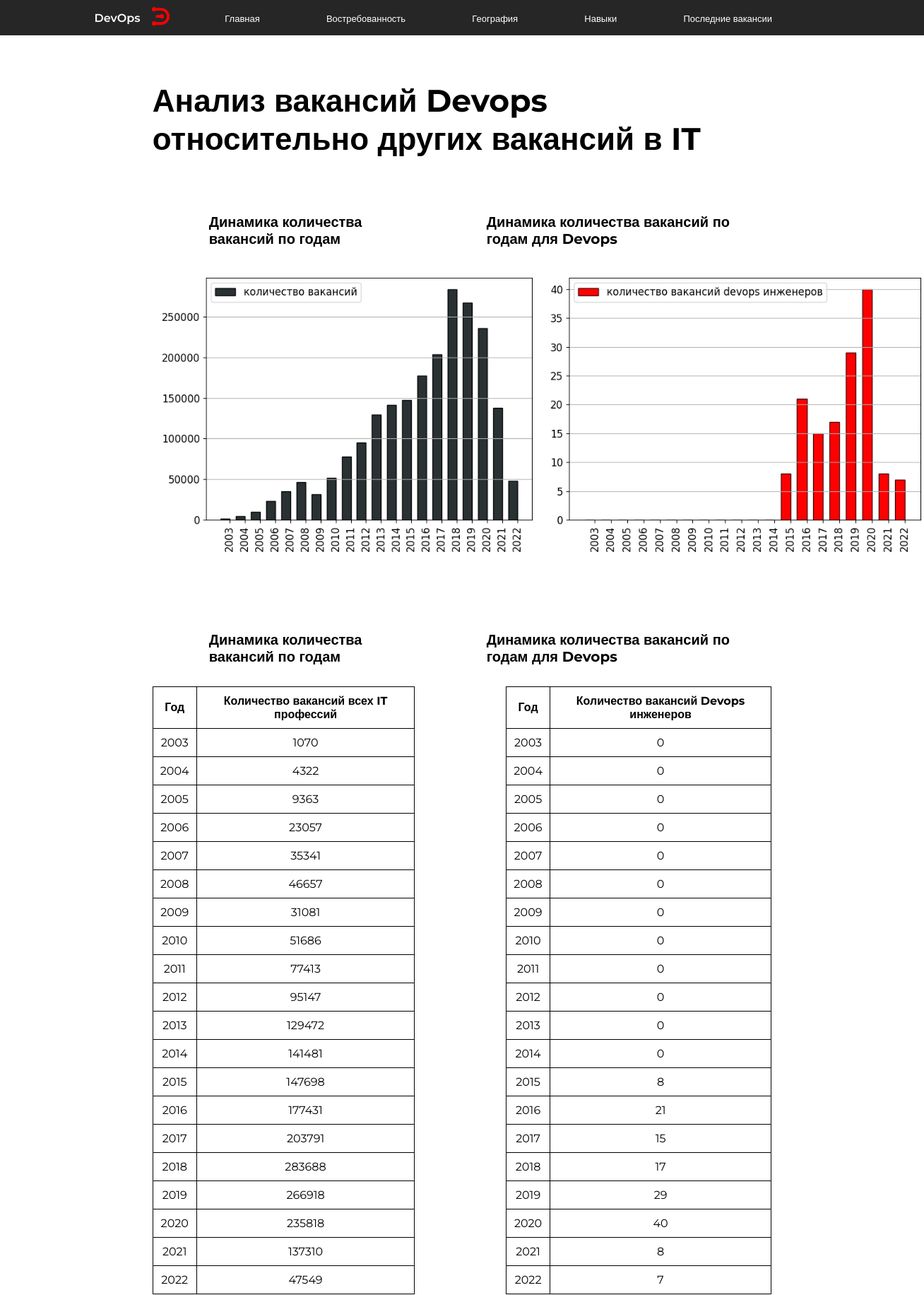
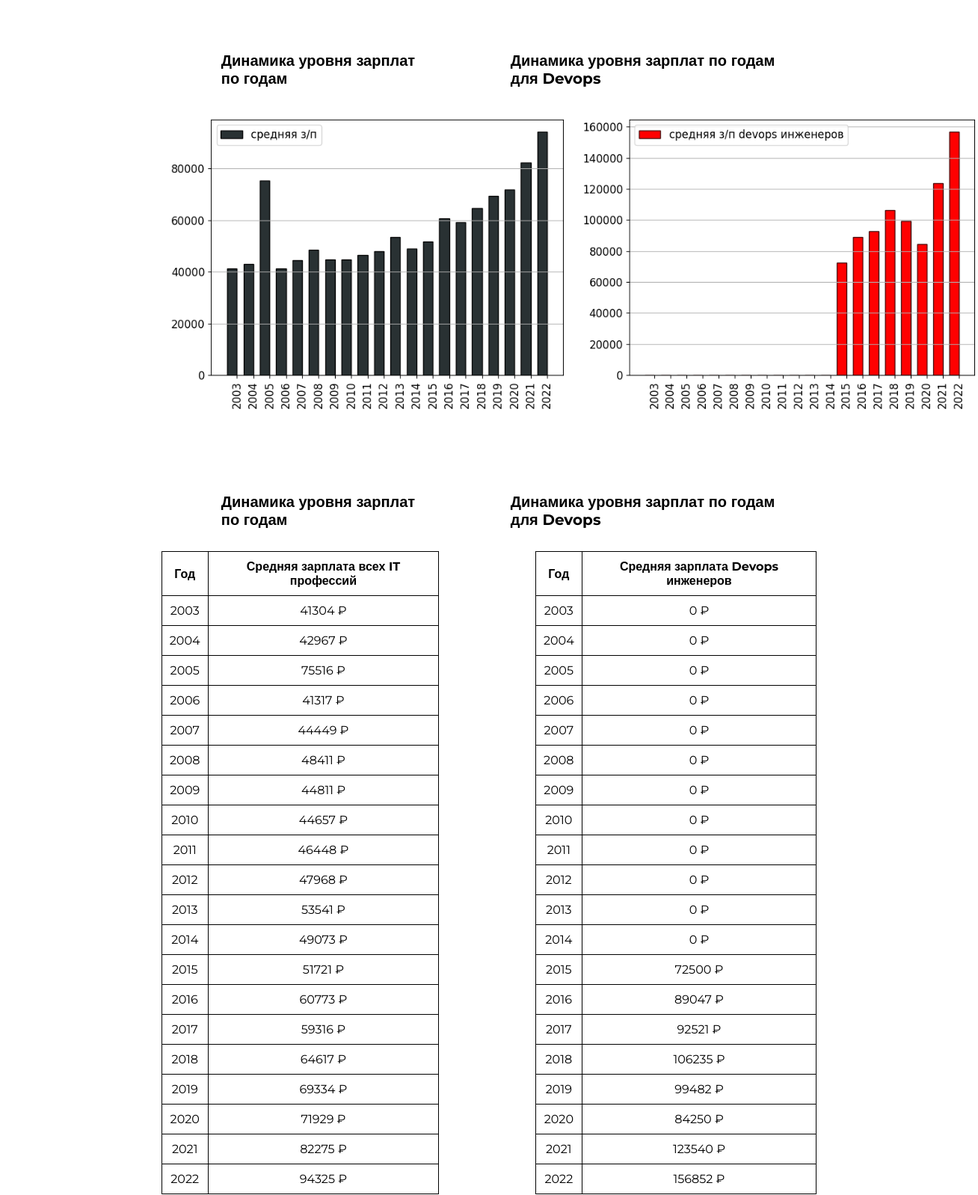
Page /Demand (upper part) on the committed database (2 pictures, top to bottom).
### main/models.py (models this page shows, shortened)
class VacanciesNumberAnalyze(models.Model):
    year = models.PositiveIntegerField('Год')
    number = models.PositiveIntegerField('Количество вакансий')
    number_by_job = models.PositiveIntegerField('Количество вакансий для Devops')
    class Meta:
        verbose_name = 'Статистика за год'
        verbose_name_plural = 'Динамика количества вакансий по годам'

class VacanciesSalaryAnalyze(models.Model):
    year = models.PositiveIntegerField('Год')
    salary = models.PositiveIntegerField('Средняя зарплата')
    salary_by_job = models.PositiveIntegerField('Средняя зарплата для Devops')
    class Meta:
        verbose_name = 'Статистика за год'
        verbose_name_plural = 'Динамика уровня зарплат по годам'

### main/views.py (the view)
# urls.py: path('Demand', views.demand, name='demand'),
def demand(request):
    number_stat = VacanciesNumberAnalyze.objects.all()
    salary_stat = VacanciesSalaryAnalyze.objects.all()
    return render(request, 'main/demand.html', {'number_stat': number_stat, 'salary_stat': salary_stat})

### main/templates/main/demand.html (shortened to what this page needs)
{% extends 'main/base.html' %}
{% load  static %}
{% block css %}
    <link rel='stylesheet' href="{% static 'main/css/stylesheet.css' %}">
{% endblock %}
{% block content %}
    <h1>Анализ вакансий Devops относительно других вакансий в IT</h1>
    <div class="devops">
        <h3>Динамика количества вакансий по годам</h3>
        <h3>Динамика количества вакансий по годам для Devops</h3>
    </div>
    <div class="devops">
    {% block images %}
        <img src="{% static 'main/images/demand/number_all.png' %}" width="550px" alt="Динамика количества вакансий для всех профессий в It">
        <img src="{% static 'main/images/demand/number_job.png' %}" width="550px" alt="Динамика количества вакансий DevOps ">
    </div>
        <div class = 'vacancies'>
        <table>
        <div class="devops">
            <h3>Динамика количества вакансий по годам</h3>
            <h3>Динамика количества вакансий по годам для Devops</h3>
        </div>
        <thead>
            <tr>
                <th>Год</th>
                <th>Количество вакансий всех IT профессий</th>
                <th>Hfpltkbntkm</th>
                <th>Год</th>
                <th>Количество вакансий Devops инженеров</th>
            </tr>
        </thead>
        {% for row in number_stat %}
        <tr>
            <td>{{ row.year }}</td>
            <td>{{ row.number }}</td>
            <td></td>
            <td>{{ row.year }}</td>
            <td>{{ row.number_by_job }}</td>
        </tr>
        {% endfor %}
    </table>
    </div>
            <div class="devops">
        <h3>Динамика уровня зарплат по годам</h3>
        <h3>Динамика уровня зарплат по годам для Devops</h3>
    </div>
    <div class="devops">
        <img src="{% static 'main/images/demand/salary_all.png' %}" width="550px" alt="Динамика уровня зарплат по годам">
        <img src="{% static 'main/images/demand/salary_job.png' %}" width="550px" alt="Динамика уровня зарплат по годам для Devops">
    </div>
        <div class = 'vacancies'>
<table>
        <div class="devops">
            <h3>Динамика уровня зарплат по годам</h3>
            <h3>Динамика уровня зарплат по годам для Devops</h3>
        </div>
        <thead>
            <tr>
                <th>Год</th>
                <th>Средняя зарплата всех IT профессий</th>
                <th>Hfpltkbntkm</th>
                <th>Год</th>
                <th>Средняя зарплата Devops инженеров</th>
            </tr>
        </thead>
        {% for row in salary_stat %}
        <tr>
            <td>{{ row.year }}</td>
            <td>{{ row.salary }} &#8381</td>
            <td></td>
            <td>{{ row.year }}</td>
            <td>{{ row.salary_by_job }} &#8381</td>
        </tr>
        {% endfor %}
    </table>
        </div>
{% endblock %}
{% endblock %}

### main/static/main/css/stylesheet.css (style rules this page uses)
body { margin: 0; font-family: 'Montserrat', sans-serif; display: grid; }
h1 { font-size: 44px; font-weight: 700; margin-top: 75px; }
.devops { display: flex; align-items: center; justify-content: space-between; }
.devops h3 { font-size: 20px; font-weight: 700; margin: 50px 20px 30px 80px; }
table { border-collapse: collapse; width: 100%; margin-bottom: 20px; }
td, th { padding: 10px; border: 1px solid #000000; text-align: center; }
.vacancies td:nth-child(3) { border: none; color: white; user-select: none; }
.vacancies th:nth-child(3) { border: none; color: white; user-select: none; }
.vacancies { margin-top: 50px; }

### rows in the picture
VacanciesNumberAnalyze: year "2003", number "1070", number_by_job "0"
VacanciesNumberAnalyze: year "2004", number "4322", number_by_job "0"
VacanciesNumberAnalyze: year "2005", number "9363", number_by_job "0"
VacanciesNumberAnalyze: year "2006", number "23057", number_by_job "0"
VacanciesNumberAnalyze: year "2007", number "35341", number_by_job "0"
VacanciesNumberAnalyze: year "2008", number "46657", number_by_job "0"
VacanciesNumberAnalyze: year "2009", number "31081", number_by_job "0"
VacanciesNumberAnalyze: year "2010", number "51686", number_by_job "0"
VacanciesNumberAnalyze: year "2011", number "77413", number_by_job "0"
VacanciesNumberAnalyze: year "2012", number "95147", number_by_job "0"
VacanciesNumberAnalyze: year "2013", number "129472", number_by_job "0"
VacanciesNumberAnalyze: year "2014", number "141481", number_by_job "0"
VacanciesNumberAnalyze: year "2015", number "147698", number_by_job "8"
VacanciesNumberAnalyze: year "2016", number "177431", number_by_job "21"
VacanciesNumberAnalyze: year "2017", number "203791", number_by_job "15"
VacanciesNumberAnalyze: year "2018", number "283688", number_by_job "17"
VacanciesNumberAnalyze: year "2019", number "266918", number_by_job "29"
VacanciesNumberAnalyze: year "2020", number "235818", number_by_job "40"
VacanciesNumberAnalyze: year "2021", number "137310", number_by_job "8"
VacanciesNumberAnalyze: year "2022", number "47549", number_by_job "7"
VacanciesSalaryAnalyze: year "2003", salary "41304", salary_by_job "0"
VacanciesSalaryAnalyze: year "2004", salary "42967", salary_by_job "0"
VacanciesSalaryAnalyze: year "2005", salary "75516", salary_by_job "0"
VacanciesSalaryAnalyze: year "2006", salary "41317", salary_by_job "0"
VacanciesSalaryAnalyze: year "2007", salary "44449", salary_by_job "0"
VacanciesSalaryAnalyze: year "2008", salary "48411", salary_by_job "0"
VacanciesSalaryAnalyze: year "2009", salary "44811", salary_by_job "0"
VacanciesSalaryAnalyze: year "2010", salary "44657", salary_by_job "0"
VacanciesSalaryAnalyze: year "2011", salary "46448", salary_by_job "0"
VacanciesSalaryAnalyze: year "2012", salary "47968", salary_by_job "0"
VacanciesSalaryAnalyze: year "2013", salary "53541", salary_by_job "0"
VacanciesSalaryAnalyze: year "2014", salary "49073", salary_by_job "0"
VacanciesSalaryAnalyze: year "2015", salary "51721", salary_by_job "72500"
VacanciesSalaryAnalyze: year "2016", salary "60773", salary_by_job "89047"
VacanciesSalaryAnalyze: year "2017", salary "59316", salary_by_job "92521"
VacanciesSalaryAnalyze: year "2018", salary "64617", salary_by_job "106235"
VacanciesSalaryAnalyze: year "2019", salary "69334", salary_by_job "99482"
VacanciesSalaryAnalyze: year "2020", salary "71929", salary_by_job "84250"
VacanciesSalaryAnalyze: year "2021", salary "82275", salary_by_job "123540"
VacanciesSalaryAnalyze: year "2022", salary "94325", salary_by_job "156852"
